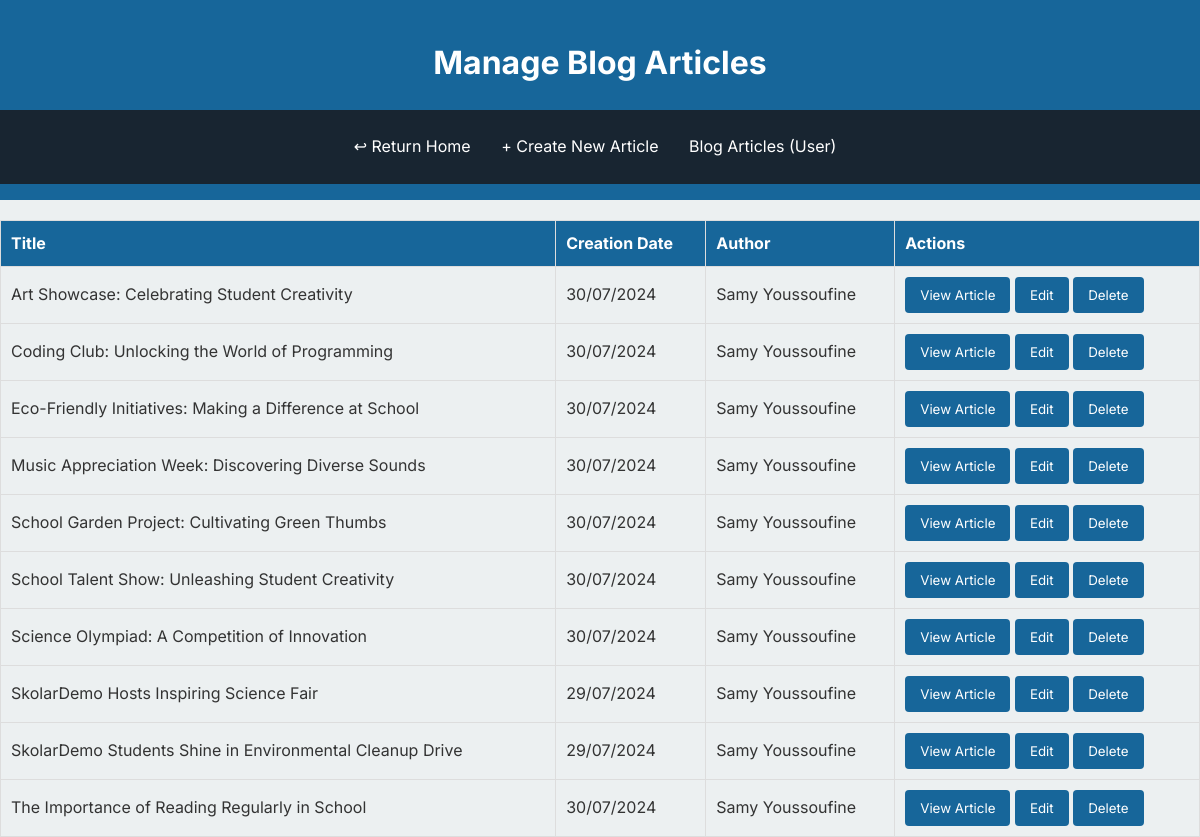
The app's page /manage_blog (signed in) with its own data.
### tables this page shows
CREATE TABLE "users" (
	"id"	INTEGER,
	"username"	TEXT NOT NULL UNIQUE,
	"email"	TEXT,
	"fname"	TEXT,
	"usertype"	INTEGER NOT NULL,
	"password"	TEXT NOT NULL,
	"birthdate"	TEXT,
	"classlvl"	TEXT,
	PRIMARY KEY("id" AUTOINCREMENT)
);

### main.py (the view)
@app.route("/manage_blog", methods=["GET"])
@login_required
def manage_blog():
    articles = get_all_articles()
    return render_template("blog/manage_blog.html", articles=articles)

### main.py (called while the page is built)
@login_manager.user_loader
def load_user(user_id):
    conn = sqlite3.connect('users.db')  # Connect to the SQLite database
    cursor = conn.cursor()
    cursor.execute("SELECT * FROM users WHERE id = ?", (user_id,))
    user = cursor.fetchone()  # Fetch the user data
    conn.close()  # Close the connection
    if user:
        return User(id=user[0], username=user[1], email=user[2], fname=user[3],
                    usertype=user[4], password=user[5], birthdate=user[6], classlvl=user[7])
    return None  # Return None if the user is not found

def get_all_articles():
    articles = []
    for filename in os.listdir(BLOG_DIR):
        if filename.endswith(".json"):
            with open(os.path.join(BLOG_DIR, filename), 'r') as file:
                article = json.load(file)
                article['title'] = sanitize_filename(article['title'])
                article['content'] = sanitize_filename(article['content'])
                articles.append(article)
    articles.sort(key=lambda x: x["title"])
    return articles

def sanitize_filename(title):
    replacements = {
        '<': '&lt;',
        '>': '&gt;',
        ':': '&colon;',
        '"': '&quot;',
        '/': '&sol;',
        '\\': '&bsol;',
        '|': '&vert;',
        '?': '&quest;',
        '*': '&ast;',
    }
    safe_title = re.sub(
        r'[<>:"/\\|?*]',
        lambda match: replacements[match.group(0)],
        title
    )
    return safe_title.strip()

### templates/blog/manage_blog.html (shortened to what this page needs)
<!DOCTYPE html>
<html lang="en">
<head>
    <link rel="stylesheet" href="{{ url_for('static', filename='styles.css') }}">
</head>
<body>
    <header>
        <h1>Manage Blog Articles</h1>
        <nav>
            <ul>
                <li><a href="{{url_for('dashboard')}}">&larrhk; Return Home</a></li>
                <li><a href="{{url_for('create_article')}}">&plus; Create New Article</a></li>
                <li><a href="{{url_for('blog_articles')}}">Blog Articles (User)</a></li>
            </ul>
        </nav>
    </header>
    <table>
        <thead>
            <tr>
                <th>Title</th>
                <th>Creation Date</th>
                <th>Author</th>
                <th>Actions</th>
            </tr>
        </thead>
        <tbody>
            {% for article in articles %}
            <tr>
                <td>{{ article.title | safe }}</td>
                <td>{{ article.date }}</td>
                <td>{{ article.author }}</td>
                <td>
                    <a href="{{url_for('view_article',title=article.title)}}"><button>View Article</button></a>
                    <form action="{{ url_for('edit_article', title=article.title) }}" method="get" style="display:inline;">
                        <button type="submit">Edit</button>
                    </form>
                    <form action="{{ url_for('delete_article', title=article.title) }}" method="post" style="display:inline;">
                        <button type="submit">Delete</button>
                    </form>
                </td>
            </tr>
            {% endfor %}
        </tbody>
    </table>
</body>
</html>

### static/styles.css (style rules this page uses)
:root { --main-font: 'Inter'; --primary-color: #17669a; --secondary-color: #182531; --third-color: #ed9b0d; --accent-color: #e74c3c; --bg-color: #ecf0f1; --text-color: #333; }
* { font-family: var(--main-font), Arial, sans-serif; }
body { font-family: var(--main-font), Arial, sans-serif; line-height: 1.6; color: var(--text-color); background-color: var(--bg-color); margin: 0; padding: 0; overflow-x: hidden; }
header { background-color: var(--primary-color); padding-top: 1rem; padding-bottom: 1rem; text-align: center; }
header h1 { color:white; }
nav { background-color: var(--secondary-color); padding: 0.5rem; }
nav ul { list-style-type: none; padding: 0; }
nav ul li { display: inline; margin-right: 10px; }
nav ul li a { padding: 1vh; color: white; text-decoration: none; border-radius: 1vh; transition:0.07s ease-in-out; }
h1, h2, h3 { color: var(--primary-color); }
button { background-color: var(--primary-color); color: white; border: none; padding: 10px 20px; cursor: pointer; transition: background-color 0.3s; }
table { width: 100%; border-collapse: collapse; margin-top: 20px; }
th, td { padding: 12px; text-align: left; border-bottom: 1px solid #ddd; }
th { background-color: var(--primary-color); color: white; }
th, td { padding: 10px; border: 1px solid #ddd; text-align: left; }
form { margin-top: 20px; }
button { background-color: var(--primary-color); color: white; padding: 10px 15px; border: none; border-radius: 4px; cursor: pointer; transition: background-color 0.3s; }

### records on screen
users: title "Art Showcase: Celebrating Student Creativity", date "30/07/2024", author "Samy Youssoufine", title "Coding Club: Unlocking the World of Programming", title "Eco-Friendly Initiatives: Making a Difference at School", title "Music Appreciation Week: Discovering Diverse Sounds", title "School Garden Project: Cultivating Green Thumbs", title "School Talent Show: Unleashing Student Creativity", title "Science Olympiad: A Competition of Innovation", title "SkolarDemo Hosts Inspiring Science Fair", date "29/07/2024", title "SkolarDemo Students Shine in Environmental Cleanup Drive", title "The Importance of Reading Regularly in School"
